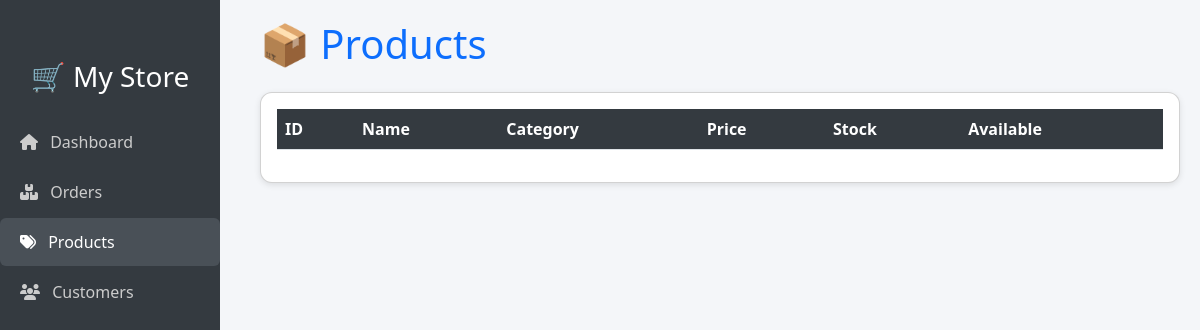
/dashboard/products/ (signed in), run on an earlier commit of the app's database.
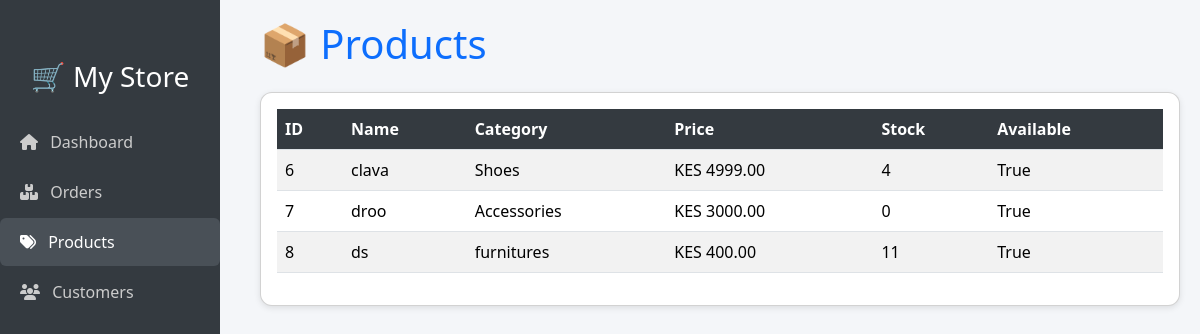
And on a later commit of the database.
### store/models.py (models this page shows, shortened)
class Product(models.Model):
    category = models.ForeignKey(Category, on_delete=models.CASCADE)
    name = models.CharField(max_length=200)
    slug = models.SlugField(unique=True)
    description = models.TextField()
    price = models.DecimalField(max_digits=10, decimal_places=2)
    image = models.ImageField(upload_to="products/")
    stock = models.PositiveIntegerField(default=0)
    available = models.BooleanField(default=True)

class Category(models.Model):
    name = models.CharField(max_length=100)
    slug = models.SlugField(unique=True)

### dashboard/views.py (the view)
# urls.py: path('products/', views.products_page, name='products'),  # Products page
@staff_member_required
def products_page(request):
    products = Product.objects.all()
    return render(request, 'dashboard/products.html', {'products': products})

### dashboard/templates/dashboard/products.html (shortened to what this page needs)
{% load static %}
<!DOCTYPE html>
<html lang="en">
<head>
<link href="{% static 'css/bootstrap.min.css' %}" rel="stylesheet">
<link rel="stylesheet" href="https://cdnjs.cloudflare.com/ajax/libs/font-awesome/6.5.0/css/all.min.css">
</head>
<body>
<div class="sidebar">
<h3 class="text-center mb-4">🛒 My Store</h3>
<a href="{% url 'dashboard' %}"><i class="fa fa-home me-2"></i> Dashboard</a>
<a href="{% url 'orders' %}"><i class="fa fa-boxes me-2"></i> Orders</a>
<a href="{% url 'products' %}" class="active"><i class="fa fa-tags me-2"></i> Products</a>
<a href="{% url 'customers' %}"><i class="fa fa-users me-2"></i> Customers</a>
</div>
<div class="content">
<h1 class="mb-4 text-primary">📦 Products</h1>
<div class="card p-3">
<table class="table table-hover table-striped">
<thead>
<tr>
<th>ID</th>
<th>Name</th>
<th>Category</th>
<th>Price</th>
<th>Stock</th>
<th>Available</th>
</tr>
</thead>
<tbody>
{% for product in products %}
<tr>
<td>{{ product.id }}</td>
<td>{{ product.name }}</td>
<td>{{ product.category.name }}</td>
<td>KES {{ product.price }}</td>
<td>{{ product.stock }}</td>
<td>{{ product.available }}</td>
</tr>
{% endfor %}
</tbody>
</table>
</div>
</div>
</body>
</html>

### dashboard/templates/dashboard/products.html (style rules this page uses)
body { font-family: 'Segoe UI', sans-serif; background:#f4f6f9; }
.sidebar { width: 220px; position: fixed; top:0; left:0; height:100vh; background:#343a40; color:#fff; padding-top:60px; }
.sidebar a { color:#ccc; text-decoration:none; display:block; padding:12px 20px; margin-bottom:2px; border-radius:6px; }
.sidebar a:hover, .sidebar a.active { background:#495057; color:#fff; }
.content { margin-left:240px; padding:20px; }
.card { border-radius:12px; box-shadow:0 2px 6px rgba(0,0,0,0.1); }
.table thead th { background:#343a40; color:#fff; }

What changed in the data, as far as the page shows it:
added Product: id "6", name "clava", category.name "Shoes", price "4999.00", stock "4", available "True"
added Product: id "7", name "droo", category.name "Accessories", price "3000.00", stock "0", available "True"
added Product: id "8", name "ds", category.name "furnitures", price "400.00", stock "11", available "True"
